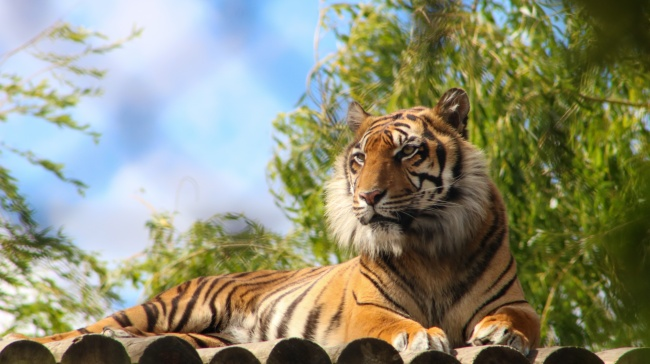
#> input picture resources/tiger.jpeg, 650 x 364 px, found by its file name
$ python 03_bit_tiger.py
#> lines starting #> are read from the running program, lines starting #| are printed output that depends on the picture; after the words box and inside, x2 and y2 are one past the last pixel; in counts of white or black regions, pixels touching at a corner belong together
#!/usr/bin/env python
#-*- coding:utf-8 -*-

import cv2

tiger_img = cv2.imread('./resources/tiger.jpeg')
#> tiger_img is the input picture: shape (364, 650, 3); mean B, G, R 118.9, 142.6, 140.7
cv2.imshow('origin', tiger_img)
opencv_img = cv2.imread('./resources/opencv-logo.png')
# tiger_img[y1:y2, x1:x2]
head=tiger_img[90:250,310:490]
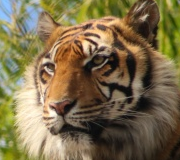
#> head: shape (160, 180, 3); mean B, G, R 76.3, 109.7, 124.7
tiger_img[20:180,30:210]=head #修改像素值
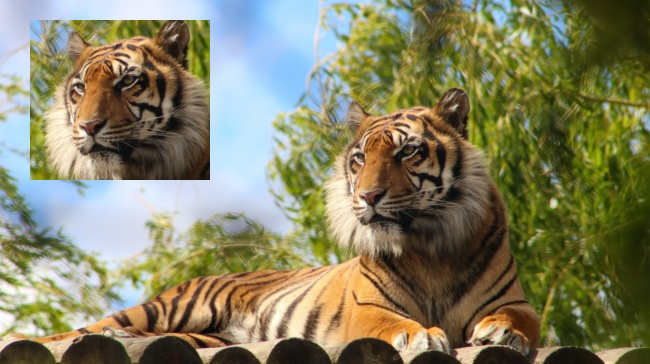
#> tiger_img: shape (364, 650, 3); 12.17% of pixels changed, all inside (x1, y1, x2, y2) = (30, 20, 210, 180)

cv2.namedWindow("tiger", 0)
cv2.imshow("tiger",tiger_img)

cv2.namedWindow("head", 0)
cv2.imshow("head",head)

cv2.waitKey(0)

cv2.destroyAllWindows()
